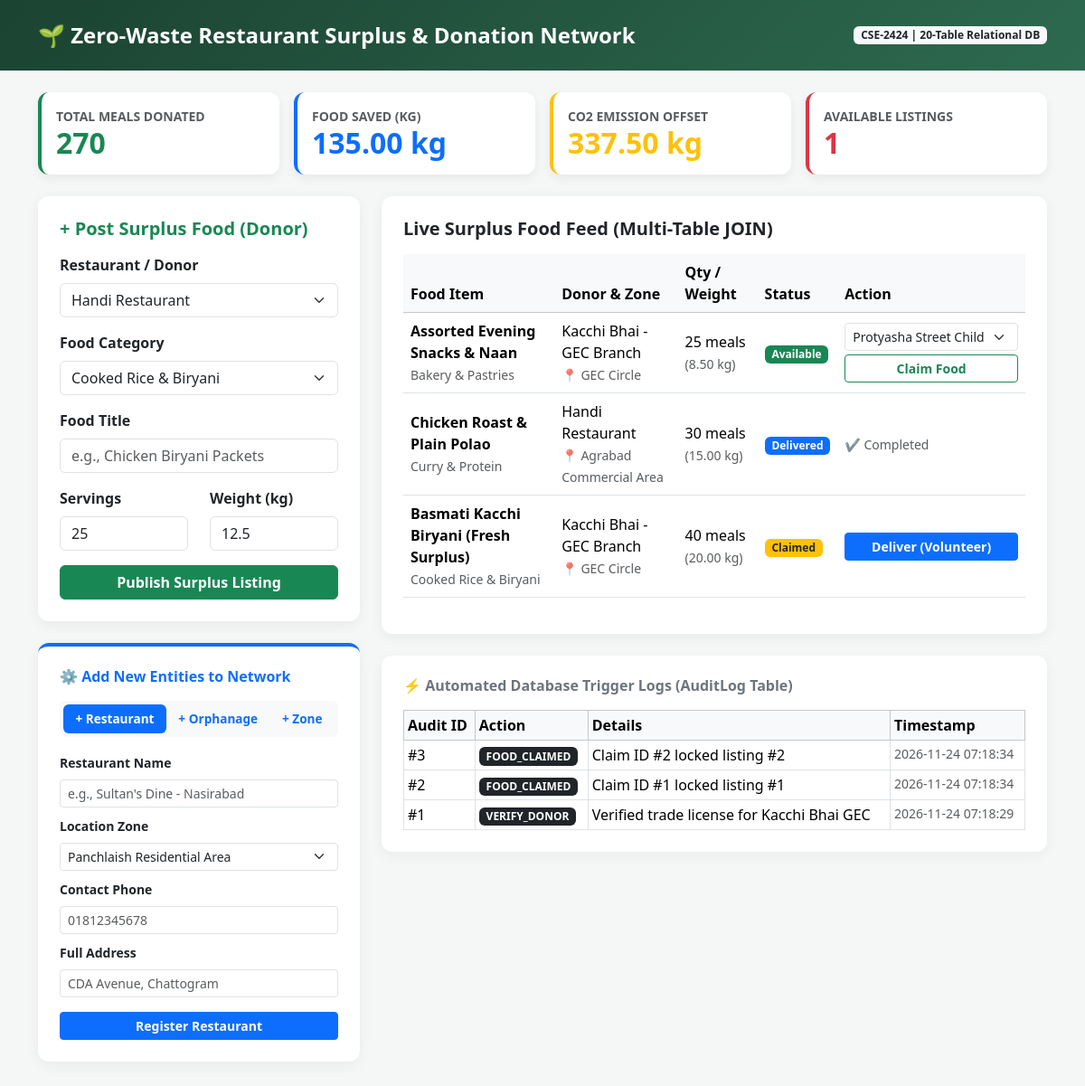
The page / on the database its author committed.
### tables this page shows
CREATE TABLE `surpluslisting` (
  `listing_id` int(11) NOT NULL,
  `donor_id` int(11) NOT NULL,
  `category_id` int(11) NOT NULL,
  `food_title` varchar(150) NOT NULL,
  `quantity_servings` int(11) NOT NULL CHECK (`quantity_servings` >= 0),
  `estimated_weight_kg` decimal(6,2) NOT NULL,
  `cooked_time` datetime NOT NULL,
  `expiry_time` datetime NOT NULL,
  `pickup_window_end` datetime NOT NULL,
  `listing_status` enum('Available','Claimed','In_Transit','Delivered','Expired') DEFAULT 'Available',
  `created_at` timestamp NOT NULL DEFAULT current_timestamp()
);

CREATE TABLE `foodcategory` (
  `category_id` int(11) NOT NULL,
  `category_name` varchar(100) NOT NULL,
  `storage_type` enum('Hot','Chilled','Frozen','Room Temp') NOT NULL,
  `max_shelf_life_hours` int(11) NOT NULL
);

CREATE TABLE `donororganization` (
  `donor_id` int(11) NOT NULL,
  `user_id` int(11) NOT NULL,
  `zone_id` int(11) NOT NULL,
  `org_name` varchar(150) NOT NULL,
  `org_type` enum('Restaurant','Hotel','Convention Hall','Bakery','Catering') NOT NULL,
  `trade_license_no` varchar(50) NOT NULL,
  `address` text NOT NULL,
  `hygiene_rating` decimal(3,2) DEFAULT 5.00,
  `is_verified` tinyint(1) DEFAULT 1
);

CREATE TABLE `locationzone` (
  `zone_id` int(11) NOT NULL,
  `zone_name` varchar(100) NOT NULL,
  `city` varchar(50) DEFAULT 'Chattogram',
  `postal_code` varchar(20) DEFAULT NULL,
  `latitude` decimal(10,8) DEFAULT NULL,
  `longitude` decimal(11,8) DEFAULT NULL
);

CREATE TABLE `auditlog` (
  `audit_id` int(11) NOT NULL,
  `user_id` int(11) DEFAULT NULL,
  `action_type` varchar(50) NOT NULL,
  `target_table` varchar(50) NOT NULL,
  `record_id` int(11) NOT NULL,
  `action_details` text DEFAULT NULL,
  `action_timestamp` timestamp NOT NULL DEFAULT current_timestamp()
);

### index.php (the view, shortened to what this page needs)
<?php
include 'db_connect.php';
$zones_list = [];
$z_res = $conn->query("SELECT zone_id, zone_name FROM LocationZone ORDER BY zone_id DESC");
while ($z = $z_res->fetch_assoc()) { $zones_list[] = $z; }
$receivers_list = [];
$r_res = $conn->query("SELECT receiver_id, org_name FROM ReceiverOrganization ORDER BY receiver_id DESC");
while ($r = $r_res->fetch_assoc()) { $receivers_list[] = $r; }
$impact = $conn->query("SELECT SUM(total_meals_donated) AS meals, SUM(total_food_saved_kg) AS kg, SUM(co2_offset_kg) AS co2 FROM ImpactMetric")->fetch_assoc();
$active_count = $conn->query("SELECT COUNT(*) AS cnt FROM SurplusListing WHERE listing_status = 'Available'")->fetch_assoc()['cnt'];
?>
<!DOCTYPE html>
<html lang="en">
<head>
    <link href="https://cdn.jsdelivr.net/npm/bootstrap@5.3.2/dist/css/bootstrap.min.css" rel="stylesheet">
</head>
<body>
<nav class="navbar navbar-dark py-3 mb-4">
    <div class="container">
        <span class="navbar-brand fw-bold fs-4">🌱 Zero-Waste Restaurant Surplus & Donation Network</span>
        <span class="badge bg-light text-dark">CSE-2424 | 20-Table Relational DB</span>
    </div>
</nav>
<div class="container pb-5">
    <div class="row g-3 mb-4">
        <div class="col-md-3">
            <div class="card stat-card p-3 bg-white border-start border-success border-4">
                <small class="text-muted fw-bold">TOTAL MEALS DONATED</small>
                <h2 class="fw-bold text-success mb-0"><?= number_format($impact['meals'] ?? 0) ?></h2>
            </div>
        </div>
        <div class="col-md-3">
            <div class="card stat-card p-3 bg-white border-start border-primary border-4">
                <small class="text-muted fw-bold">FOOD SAVED (KG)</small>
                <h2 class="fw-bold text-primary mb-0"><?= number_format($impact['kg'] ?? 0, 2) ?> kg</h2>
            </div>
        </div>
        <div class="col-md-3">
            <div class="card stat-card p-3 bg-white border-start border-warning border-4">
                <small class="text-muted fw-bold">CO2 EMISSION OFFSET</small>
                <h2 class="fw-bold text-warning mb-0"><?= number_format($impact['co2'] ?? 0, 2) ?> kg</h2>
            </div>
        </div>
        <div class="col-md-3">
            <div class="card stat-card p-3 bg-white border-start border-danger border-4">
                <small class="text-muted fw-bold">AVAILABLE LISTINGS</small>
                <h2 class="fw-bold text-danger mb-0"><?= $active_count ?></h2>
            </div>
        </div>
    </div>
    <div class="row g-4">
        <div class="col-lg-4">
            <div class="card table-card p-4 bg-white mb-4">
                <h5 class="fw-bold mb-3 text-success">+ Post Surplus Food (Donor)</h5>
                <form method="POST">
                    <div class="mb-3">
                        <label class="form-label fw-semibold">Restaurant / Donor</label>
                        <select name="donor_id" class="form-select" required>
                            <?php
                            $donors = $conn->query("SELECT donor_id, org_name FROM DonorOrganization ORDER BY donor_id DESC");
                            while ($d = $donors->fetch_assoc()) {
                                echo "<option value='{$d['donor_id']}'>" . htmlspecialchars($d['org_name']) . "</option>";
                            }
                            ?>
                        </select>
                    </div>
                    <div class="mb-3">
                        <label class="form-label fw-semibold">Food Category</label>
                        <select name="category_id" class="form-select" required>
                            <?php
                            $cats = $conn->query("SELECT category_id, category_name FROM FoodCategory");
                            while ($c = $cats->fetch_assoc()) {
                                echo "<option value='{$c['category_id']}'>" . htmlspecialchars($c['category_name']) . "</option>";
                            }
                            ?>
                        </select>
                    </div>
                    <div class="mb-3">
                        <label class="form-label fw-semibold">Food Title</label>
                        <input type="text" name="food_title" class="form-control" placeholder="e.g., Chicken Biryani Packets" required>
                    </div>
                    <div class="row mb-3">
                        <div class="col">
                            <label class="form-label fw-semibold">Servings</label>
                            <input type="number" name="quantity_servings" class="form-control" value="25" min="1" required>
                        </div>
                        <div class="col">
                            <label class="form-label fw-semibold">Weight (kg)</label>
                            <input type="number" step="0.1" name="estimated_weight_kg" class="form-control" value="12.5" min="0.5" required>
                        </div>
                    </div>
                    <button type="submit" name="add_food" class="btn btn-success w-100 fw-bold">Publish Surplus Listing</button>
                </form>
            </div>
            <div class="card table-card p-4 bg-white border-top border-primary border-4">
                <h6 class="fw-bold text-primary mb-3">⚙️ Add New Entities to Network</h6>
                <ul class="nav nav-pills nav-fill mb-3 bg-light p-1 rounded" id="regTabs" role="tablist">
                    <li class="nav-item" role="presentation">
                        <button class="nav-link active" data-bs-toggle="pill" data-bs-target="#tab-restaurant" type="button">+ Restaurant</button>
                    </li>
                    <li class="nav-item" role="presentation">
                        <button class="nav-link" data-bs-toggle="pill" data-bs-target="#tab-orphanage" type="button">+ Orphanage</button>
                    </li>
                    <li class="nav-item" role="presentation">
                        <button class="nav-link" data-bs-toggle="pill" data-bs-target="#tab-zone" type="button">+ Zone</button>
                    </li>
                </ul>
                <div class="tab-content">
                    <div class="tab-pane fade show active" id="tab-restaurant">
                        <form method="POST">
                            <div class="mb-2">
                                <label class="form-label small fw-semibold">Restaurant Name</label>
                                <input type="text" name="org_name" class="form-control form-control-sm" placeholder="e.g., Sultan's Dine - Nasirabad" required>
                            </div>
                            <div class="mb-2">
                                <label class="form-label small fw-semibold">Location Zone</label>
                                <select name="zone_id" class="form-select form-select-sm" required>
                                    <?php foreach ($zones_list as $z): ?>
                                        <option value="<?= $z['zone_id'] ?>"><?= htmlspecialchars($z['zone_name']) ?></option>
                                    <?php endforeach; ?>
                                </select>
                            </div>
                            <div class="mb-2">
                                <label class="form-label small fw-semibold">Contact Phone</label>
                                <input type="text" name="phone" class="form-control form-control-sm" placeholder="01812345678" required>
                            </div>
                            <div class="mb-3">
                                <label class="form-label small fw-semibold">Full Address</label>
                                <input type="text" name="address" class="form-control form-control-sm" placeholder="CDA Avenue, Chattogram" required>
                            </div>
                            <button type="submit" name="add_restaurant" class="btn btn-primary btn-sm w-100 fw-bold">Register Restaurant</button>
                        </form>
                    </div>
                </div>
            </div>
        </div>
        <div class="col-lg-8">
            <div class="card table-card p-4 bg-white mb-4">
                <h5 class="fw-bold mb-3">Live Surplus Food Feed (Multi-Table JOIN)</h5>
                <div class="table-responsive">
                    <table class="table table-hover align-middle">
                        <thead class="table-light">
                            <tr>
                                <th>Food Item</th>
                                <th>Donor & Zone</th>
                                <th>Qty / Weight</th>
                                <th>Status</th>
                                <th style="min-width: 170px;">Action</th>
                            </tr>
                        </thead>
                        <tbody>
                            <?php
                            $query = "SELECT s.listing_id, s.food_title, s.quantity_servings, s.estimated_weight_kg, s.listing_status,
                                             d.org_name, z.zone_name, c.category_name
                                      FROM SurplusListing s
                                      JOIN DonorOrganization d ON s.donor_id = d.donor_id
                                      JOIN LocationZone z ON d.zone_id = z.zone_id
                                      JOIN FoodCategory c ON s.category_id = c.category_id
                                      ORDER BY s.listing_id DESC";
                            $listings = $conn->query($query);
                            while ($row = $listings->fetch_assoc()):
                                $badge = match($row['listing_status']) {
                                    'Available' => 'bg-success',
                                    'Claimed' => 'bg-warning text-dark',
                                    'Delivered' => 'bg-primary',
                                    default => 'bg-secondary'
                                };
                            ?>
                            <tr>
                                <td>
                                    <strong><?= htmlspecialchars($row['food_title']) ?></strong><br>
                                    <small class="text-muted"><?= htmlspecialchars($row['category_name']) ?></small>
                                </td>
                                <td>
                                    <?= htmlspecialchars($row['org_name']) ?><br>
                                    <small class="text-muted">📍 <?= htmlspecialchars($row['zone_name']) ?></small>
                                </td>
                                <td><?= $row['quantity_servings'] ?> meals<br><small class="text-muted">(<?= $row['estimated_weight_kg'] ?> kg)</small></td>
                                <td><span class="badge <?= $badge ?>"><?= $row['listing_status'] ?></span></td>
                                <td>
                                    <?php if ($row['listing_status'] == 'Available'): ?>
                                        <form method="POST">
                                            <select name="receiver_id" class="form-select form-select-sm mb-1" required>
                                                <?php foreach ($receivers_list as $r): ?>
                                                    <option value="<?= $r['receiver_id'] ?>"><?= htmlspecialchars($r['org_name']) ?></option>
                                                <?php endforeach; ?>
                                            </select>
                                            <button type="submit" name="claim_food" class="btn btn-sm btn-outline-success w-100 fw-bold">Claim Food</button>
                                        </form>
                                    <?php elseif ($row['listing_status'] == 'Claimed'): ?>
                                        <form method="POST" class="d-inline">
                                            <button type="submit" name="complete_delivery" class="btn btn-sm btn-primary w-100 fw-bold">Deliver (Volunteer)</button>
                                        </form>
                                    <?php else: ?>
                                        <span class="text-muted small">✔️ Completed</span>
                                    <?php endif; ?>
                                </td>
                            </tr>
                            <?php endwhile; ?>
                        </tbody>
                    </table>
                </div>
            </div>
            <div class="card table-card p-4 bg-white">
                <h6 class="fw-bold text-secondary mb-3">⚡ Automated Database Trigger Logs (AuditLog Table)</h6>
                <table class="table table-sm table-bordered mb-0">
                    <thead class="table-light">
                        <tr>
                            <th>Audit ID</th>
                            <th>Action</th>
                            <th>Details</th>
                            <th>Timestamp</th>
                        </tr>
                    </thead>
                    <tbody>
                        <?php
                        $logs = $conn->query("SELECT * FROM AuditLog ORDER BY audit_id DESC LIMIT 5");
                        while ($l = $logs->fetch_assoc()):
                        ?>
                        <tr>
                            <td>#<?= $l['audit_id'] ?></td>
                            <td><span class="badge bg-dark"><?= htmlspecialchars($l['action_type']) ?></span></td>
                            <td><?= htmlspecialchars($l['action_details']) ?></td>
                            <td class="text-muted small"><?= $l['action_timestamp'] ?></td>
                        </tr>
                        <?php endwhile; ?>
                    </tbody>
                </table>
            </div>
        </div>
    </div>
</div>
</body>
</html>

### index.php (style rules this page uses)
body { background-color: #f4f7f6; font-family: 'Segoe UI', Tahoma, Geneva, Verdana, sans-serif; }
.navbar { background: linear-gradient(135deg, #1b4332, #2d6a4f); }
.stat-card { border: none; border-radius: 12px; box-shadow: 0 4px 12px rgba(0,0,0,0.06); }
.table-card { border: none; border-radius: 12px; box-shadow: 0 4px 15px rgba(0,0,0,0.05); }
.nav-pills .nav-link { font-size: 0.85rem; padding: 6px 10px; font-weight: 600; }

### rows shown on the page
surpluslisting: food_title "Assorted Evening Snacks & Naan", category.category_name "Bakery & Pastries", donor.org_name "Kacchi Bhai - GEC Branch", locationzone.zone_name "GEC Circle", quantity_servings "25", estimated_weight_kg "8.50", listing_status "Available"
surpluslisting: food_title "Chicken Roast & Plain Polao", category.category_name "Curry & Protein", donor.org_name "Handi Restaurant", locationzone.zone_name "Agrabad Commercial Area", quantity_servings "30", estimated_weight_kg "15.00", listing_status "Delivered", shows "✔️ Completed"
surpluslisting: food_title "Basmati Kacchi Biryani (Fresh Surplus)", category.category_name "Cooked Rice & Biryani", donor.org_name "Kacchi Bhai - GEC Branch", locationzone.zone_name "GEC Circle", quantity_servings "40", estimated_weight_kg "20.00", listing_status "Claimed"
auditlog: audit_id "3", action_type "FOOD_CLAIMED", action_details "Claim ID #2 locked listing #2", action_timestamp "2026-11-24 07:18:34"
auditlog: audit_id "2", action_type "FOOD_CLAIMED", action_details "Claim ID #1 locked listing #1", action_timestamp "2026-11-24 07:18:34"
auditlog: audit_id "1", action_type "VERIFY_DONOR", action_details "Verified trade license for Kacchi Bhai GEC", action_timestamp "2026-11-24 07:18:29"

### other values the page prints
$impact['meals'] "270"
$impact['kg'] "135.00"
$impact['co2'] "337.50"
$active_count "1"
form field donor_id "Handi Restaurant"
form field category_id "Cooked Rice & Biryani"
form field zone_id "Panchlaish Residential Area"
form field receiver_id "Protyasha Street Children Shelter"
